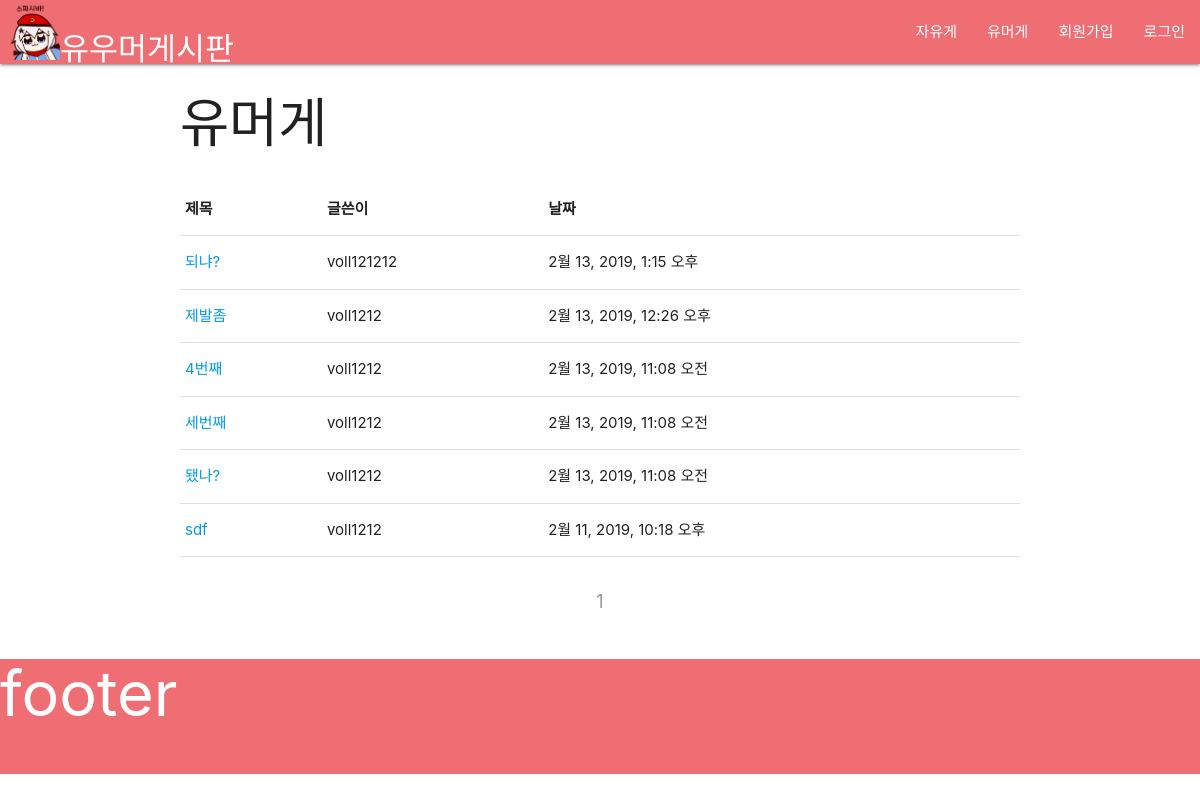
/humorboard, run on an earlier commit of the app's database.
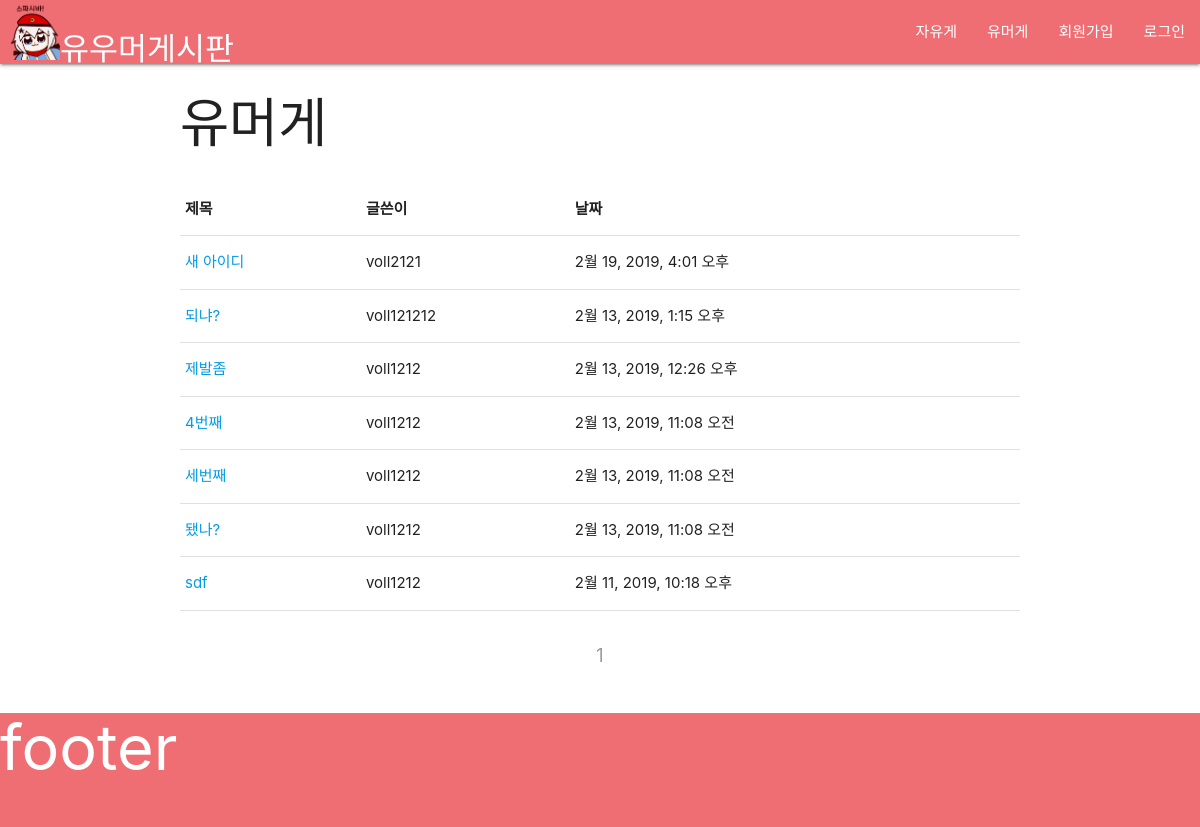
And on a later commit of the database.
### humorge/models.py (models this page shows, shortened)
class HumorBoard(models.Model):
    author = models.ForeignKey('auth.User', on_delete=models.CASCADE)
    title = models.CharField(max_length=100)
    content = models.TextField()
    date = models.DateTimeField(default=timezone.now)

### humorge/views.py (the view)
# urls.py: path('humorboard', humorboard, name='humorboard'),
def humorboard(request):
    data = HumorBoard.objects.order_by('-date').prefetch_related('humor_comments')
    paginator = Paginator(data, 12)
    page = request.GET.get('page')
    datas = paginator.get_page(page)
    return render(request, 'humorge/humorboard.html', {'datas': datas})

### humorge/templates/humorge/humorboard.html (shortened to what this page needs)
{% extends 'humorge/layout.html' %}
{% block main %}
<div class="container">
  <h2 style="margin-top:30px">유머게</h2>
  <table class="highlight" style="margin-top:30px">
    <thead>
      <tr>
        <th>제목</th>
        <th>글쓴이</th>
        <th>날짜</th>
      </tr>
    </thead>
    <tbody>
      {% for data in datas %}
      <tr>
        <td><a href="{% url 'humorge:humorpostdetail' pk=data.pk %}">{{ data.title }}</a></td>
        {% if data.nickname %}
          <td>{{ data.nickname }}</td>
        {% else %}
          <td>{{ data.author }}</td>
        {% endif %}
        <td>{{ data.date }}</td>
      </tr>
      {% empty %}
        <tr>
          <td>게시글이 없습니다.</td>
          <td></td>
          <td></td>
        </tr>
      {% endfor %}
    </tbody>
  </table>
</div>
<div class="container" style="padding-top:30px">
  <ul class="pagination" style="text-align:center">
    {% for num in datas.paginator.page_range %}
      {% if datas.number == num %}
        <li class="disabled"><a href="?page={{ num }}">{{ num }}</a></li>
      {% elif num > datas.number|add:'-3' and num < datas.number|add:'3' %}
        <li class="waves-effect"><a href="?page={{ num }}">{{ num }}</a></li>
      {% endif %}
    {% endfor %}
  </ul>
</div>
{% endblock %}

What changed in the data, as far as the page shows it:
added HumorBoard: title "새 아이디", author "voll2121", date "2월 19, 2019, 4:01 오후"
